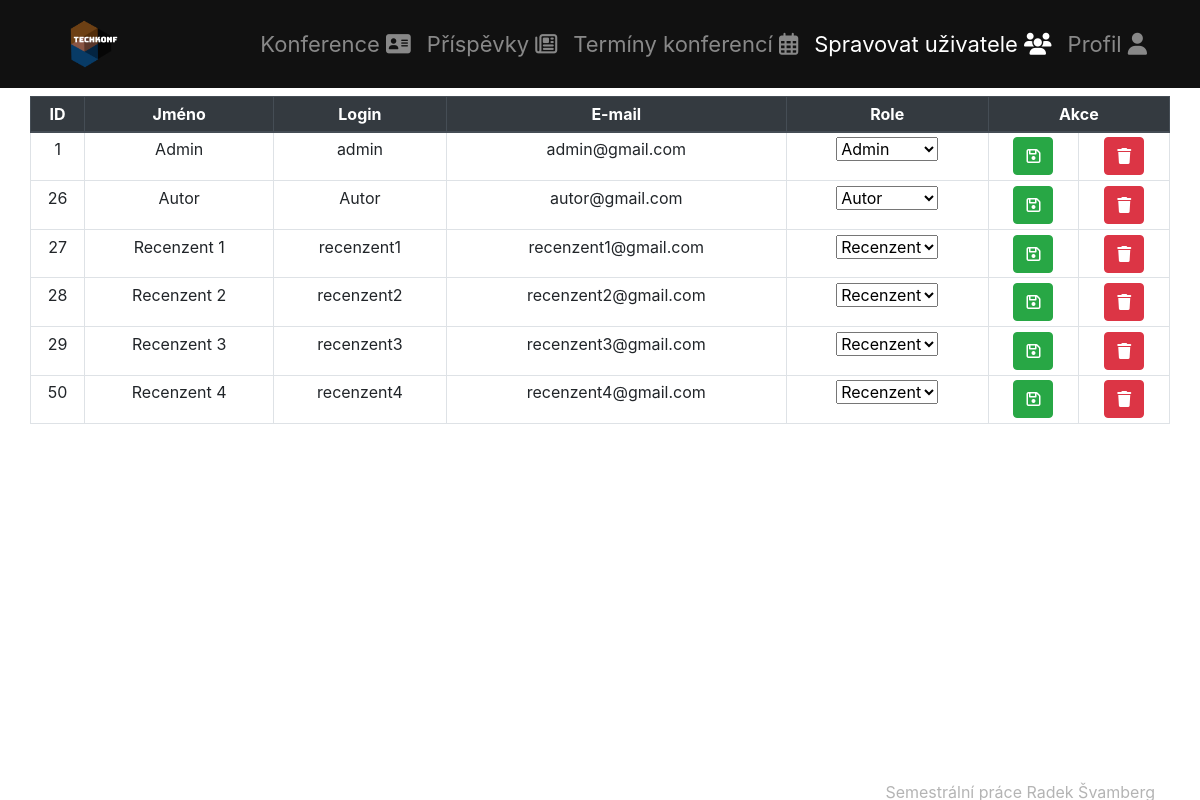
Page /sprava (signed in) on the committed database.
### tables this page shows
CREATE TABLE `uzivatel` (
  `id_uzivatel` int(11) NOT NULL,
  `id_pravo` int(11) NOT NULL DEFAULT 3,
  `jmeno` varchar(60) NOT NULL,
  `login` varchar(30) NOT NULL,
  `heslo` varchar(60) NOT NULL,
  `email` varchar(35) NOT NULL
);

### app/Models/DatabaseModel.class.php (called while the page is built, shortened)
<?php
class DatabaseModel
{
    private $pdo;
    private $userSessionKey = "current_user_id";
    public function __construct()
    {
        $this->pdo = new PDO("mysql:host=" . DB_SERVER . ";dbname=" . DB_NAME, DB_USER, DB_PASS);
        $this->pdo->exec("set names utf8");
    }
    public function getAllRights() :array
    {
        $vystup = $this->pdo->prepare("SELECT * FROM ".TABLE_PRAVO);
        if(!$vystup->execute()){
            return null;
        }
        return $vystup->fetchAll();
    }
    public function getUserById(int $userId): array
    {
        $vystup = $this->pdo->prepare("SELECT * FROM ".TABLE_USER." WHERE id_uzivatel=:id;");
        $params = array(':id' => $userId);
        if(!$vystup->execute($params)){
            return array();
        }
        $vystupniPole = $vystup->fetch();
        return isset($vystupniPole) ? $vystupniPole : array();
    }
    public function getPravoById(int $pravoId): array
    {
        $vystup = $this->pdo->prepare("SELECT * FROM ".TABLE_PRAVO." WHERE id_pravo=:pravoId;");
        $params = array(':pravoId' => $pravoId);
        if(!$vystup->execute($params)){
            return array();
        }
        $vystupniPole = $vystup->fetch();
        return isset($vystupniPole) ? $vystupniPole : array();
    }
    public function isUserAdmin(): bool
    {
        if ($this->isUserLogged()) {
            $userId = $_SESSION[$this->userSessionKey];
            $user = $this->getUserById($userId);
            if ($user['id_pravo'] <= 2) {
                return true;
            }
        }
        return false;
    }
    public function isUserLogged()
    {
        return isset($_SESSION[$this->userSessionKey]);
    }
    public function getAllUsers(): array
    {
        $vystup = $this->pdo->prepare("SELECT * FROM ".TABLE_USER);
        if(!$vystup->execute()){
            return array();
        }
        $vystupniPole = $vystup->fetchAll();
        return isset($vystupniPole) ? $vystupniPole : array();
    }
}

### app/Controllers/UserManagementController.class.php (called while the page is built, shortened)
<?php
class UserManagementController implements IController {
    private $db;
    public function __construct() {
        require_once (DIRECTORY_MODELS ."/DatabaseModel.class.php");
        $this->db = new DatabaseModel();
    }
    public function show(string $pageTitle):string {
        $tplData = [];
        $tplData['title'] = $pageTitle;
        $tplData['users'] = $this->db->getAllUsers();
        for($i = 0; $i < count($tplData['users']); $i++){
            $tplData['users'][$i]['pravoId'] = $this->db->getPravoById($this->db->getUserById($tplData['users'][$i]['id_uzivatel'])['id_pravo'])['id_pravo'];
            $tplData['users'][$i]['pravo'] = $this->db->getPravoById($this->db->getUserById($tplData['users'][$i]['id_uzivatel'])['id_pravo'])['nazev'];
        }
        $tplData['vsechnyRole'] = $this->db->getAllRights();
        require(DIRECTORY_VIEWS ."/UserManagementTemplate.tpl.php");
        $obsah = ob_get_clean();
        return $obsah;
    }
}

### index.php (called while the page is built, shortened)
<?php
require_once("app/ApplicationStart.class.php");
$app = new ApplicationStart();
$app->appStart();
?>

### app/Views/UserManagementTemplate.tpl.php (the view, shortened to what this page needs)
<?php
global $tplData;
require(DIRECTORY_VIEWS . "/TemplateBasics.class.php");
$tplHeaders = new TemplateBasics();
?>
<?php
$tplHeaders->getHTMLHeader($tplData['title']);
if ($this->db->isUserLogged()) {
    if ($this->db->isUserAdmin()) {
        $tplHeaders->getUserManagement();
    }
    $tplHeaders->getProfile();
} else {
    $tplHeaders->getLogin();
}
$res = "<div class='container'>";
$res .= "<div class='row animated fadeIn'>";
$res .= "<div class='mt-2 text-center table-responsive'>";
$res .= "<table class='table table-bordered table-sm table-hover'>";
$res .= "<thead class='thead-dark'><tr><th scope='col'>ID</th><th scope='col'>Jméno</th><th scope='col'>Login</th><th>E-mail</th><th scope='col'>Role</th><th colspan='2' scope='col'>Akce</th></tr></thead>";
foreach ($tplData['users'] as $u) {
    $res .= "<tr><td>$u[id_uzivatel]</td><td>$u[jmeno]</td><td>$u[login]</td><td>$u[email]</td>";
    $res .= "<td> <form method='post'> <select name='selectPravo' required>";
    foreach ($this->db->getAllRights() as $r) {
        if ($r['id_pravo'] == $u['id_pravo']) {
            $res .= "<option value='$r[id_pravo]' selected>$r[nazev]</option>";
        } else {
            $res .= "<option value='$r[id_pravo]'>$r[nazev]</option>";
        }
    }
    $res .= "</select></td>";
    $res .= "<td>"
        . "<input type='hidden' name='id_uzivatel' value='$u[id_uzivatel]'>"
        . "<button class='btn btn-success' type='submit' name='update'><i class='far fa-save'></i></button>"
        . "</form></td>"
        . "<td><form method='post'>"
        . "<input type='hidden' name='id_uzivatel' value='$u[id_uzivatel]'>"
        . "<button class='btn btn-danger' type='submit' name='action' value='delete'><i class='fas fa-trash'></i></button>"
        . "</form></td></tr>";
}
$res .= "</table>";
echo $res;
$tplHeaders->getHTMLFooter($tplData['title']);
?>

### app/ApplicationStart.class.php (shortened to what this page needs)
<?php
class ApplicationStart {
    public function appStart(){
        if(isset($_GET["page"]) && array_key_exists($_GET["page"], WEB_PAGES)){
            $pageKey = $_GET["page"];
        } else {
            $pageKey = DEFAULT_WEB_PAGE_KEY;
        }
        $pageInfo = WEB_PAGES[$pageKey];
        $controller = new $pageInfo["class_name"];
        echo $controller->show($pageInfo["title"]);
    }
}

### app/Views/TemplateBasics.class.php (shortened to what this page needs)
<?php
class TemplateBasics
{
  public function getHTMLHeader(string $pageTitle)
  {
?>
    <!DOCTYPE html>
    <html lang="en">
    <head>
      <link rel="stylesheet" href="https://stackpath.bootstrapcdn.com/bootstrap/4.3.1/css/bootstrap.min.css">
      <link rel="stylesheet" href="css/animate.css">
      <link rel="stylesheet" href="css/style.css">
    </head>
    <body>
      <nav class="navbar navbar-expand-lg navbar-dark sticky-top">
        <div class='container'>
          <div class='navbar-collapse collapse' id="navbarToggle">
            <a class='navbar-brand' href="/uvod">
              <img src="../../img/logo2.png" height="60px" alt="Úvod">
            </a>
            <ul class='nav navbar-nav ml-auto'>
              <li class='nav-item'>
                <a class='nav-link' href="/konference">Konference <em class="fas fa-address-card"></em></a>
              </li>
              <li class='nav-item'>
                <a class='nav-link' href="/prispevky">Příspěvky <em class="far fa-newspaper"></em></a>
              </li>
              <li class='nav-item'>
                <a class='nav-link' href="/terminy">Termíny konferencí <em class="far fa-calendar-alt"></em></a>
              </li>
            <?php
          }
          public function getProfile()
          {
            ?>
              <li class='nav-item'>
                <a class='nav-link' href='/login'>Profil <em class="fas fa-user"></em></a>
              </li>
            </ul>
          </div>
        </div>
      </nav>
    <?php
          }
    ?>
    <?php
          public function getUserManagement()
          {
    ?>
      <li class='nav-item'>
        <a class='nav-link' href='/sprava'>Spravovat uživatele <em class="fas fa-users"></em></a>
      </li>
    <?php
          }
          public function getHTMLFooter()
          {
    ?>
      <br>
      </div>
      </div>
      <div class='footer'>
        <footer class='text-right text-lg-start fixed-bottom'>
          <div class="container">
            Semestrální práce Radek Švamberg
          </div>
        </footer>
      </div>
    </body>
    </html>
<?php
          }
        }
?>

### css/style.css (style rules this page uses)
.navbar { background-color: #111; border: 0px; margin: 0; }
.navbar a { padding: 6px 8px 6px 16px; text-decoration: none; font-size: 22px; color: #818181; display: block; }
body, html { height: 100%; }
body { margin-bottom: 60px; }
footer { position: absolute; color:#070707; bottom: 0; width: 100%; height: 1rem; line-height: 1rem; background-color: #ffffff; opacity:0.3; margin-top: auto; pointer-events: none; }

### rows in the picture
uzivatel: id_uzivatel "1", jmeno "Admin", login "admin", email "admin@gmail.com"
uzivatel: id_uzivatel "26", jmeno "Autor", login "Autor", email "autor@gmail.com"
uzivatel: id_uzivatel "27", jmeno "Recenzent 1", login "recenzent1", email "recenzent1@gmail.com"
uzivatel: id_uzivatel "28", jmeno "Recenzent 2", login "recenzent2", email "recenzent2@gmail.com"
uzivatel: id_uzivatel "29", jmeno "Recenzent 3", login "recenzent3", email "recenzent3@gmail.com"
uzivatel: id_uzivatel "50", jmeno "Recenzent 4", login "recenzent4", email "recenzent4@gmail.com"

### other values in the picture
form field selectPravo "Admin"
form field selectPravo "Autor"
form field selectPravo "Recenzent"
